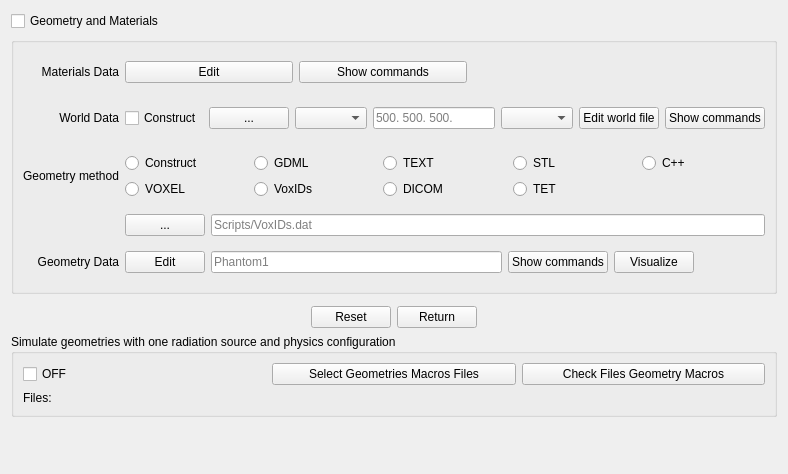
            <widget class="QWidget" name="Geometry">
             <attribute name="title">
              <string>New Geometry</string>
             </attribute>
             <layout class="QFormLayout" name="formLayout_2">
              <item row="0" column="0">
               <widget class="QCheckBox" name="checkBoxFixGeometryCommands">
                <property name="toolTip">
                 <string>&lt;html&gt;&lt;head/&gt;&lt;body&gt;&lt;p&gt;Uncheck to ignor the geometry and materials macros data from the read input file.&lt;/p&gt;&lt;/body&gt;&lt;/html&gt;</string>
                </property>
                <property name="text">
                 <string>Geometry and Materials</string>
                </property>
               </widget>
              </item>
              <item row="1" column="0" colspan="2">
               <widget class="QGroupBox" name="groupBoxGeometry">
                <property name="title">
                 <string/>
                </property>
                <layout class="QGridLayout" name="gridLayout_6">
                 <item row="3" column="0">
                  <widget class="QLabel" name="WorldDimLabel">
                   <property name="text">
                    <string>World Data</string>
                   </property>
                   <property name="alignment">
                    <set>Qt::AlignRight|Qt::AlignTrailing|Qt::AlignVCenter</set>
                   </property>
                  </widget>
                 </item>
                 <item row="7" column="0">
                  <widget class="QLabel" name="label_14">
                   <property name="text">
                    <string>Geometry Data</string>
                   </property>
                   <property name="alignment">
                    <set>Qt::AlignRight|Qt::AlignTrailing|Qt::AlignVCenter</set>
                   </property>
                  </widget>
                 </item>
                 <item row="5" column="1">
                  <widget class="QFrame" name="frame_19">
                   <property name="frameShape">
                    <enum>QFrame::NoFrame</enum>
                   </property>
                   <property name="frameShadow">
                    <enum>QFrame::Raised</enum>
                   </property>
                   <layout class="QHBoxLayout" name="horizontalLayout_20">
                    <property name="spacing">
                     <number>6</number>
                    </property>
                    <property name="leftMargin">
                     <number>0</number>
                    </property>
                    <property name="topMargin">
                     <number>0</number>
                    </property>
                    <property name="rightMargin">
                     <number>0</number>
                    </property>
                    <property name="bottomMargin">
                     <number>0</number>
                    </property>
                    <item>
                     <widget class="QPushButton" name="pushButtonChooseVoxIDsFile">
                      <property name="text">
                       <string>...</string>
                      </property>
                     </widget>
                    </item>
                    <item>
                     <widget class="QLineEdit" name="lineEditVoxIDsFilePath">
                      <property name="toolTip">
                       <string>add region r material IDs file for VoxIDs geometry</string>
                      </property>
                      <property name="placeholderText">
                       <string>Scripts/VoxIDs.dat</string>
                      </property>
                     </widget>
                    </item>
                   </layout>
                  </widget>
                 </item>
                 <item row="1" column="0">
                  <widget class="QLabel" name="MaterialsDataLabel">
                   <property name="text">
                    <string>Materials Data</string>
                   </property>
                   <property name="alignment">
                    <set>Qt::AlignRight|Qt::AlignTrailing|Qt::AlignVCenter</set>
                   </property>
                  </widget>
                 </item>
                 <item row="3" column="1">
                  <widget class="QFrame" name="frame_World">
                   <property name="frameShape">
                    <enum>QFrame::NoFrame</enum>
                   </property>
                   <property name="frameShadow">
                    <enum>QFrame::Raised</enum>
                   </property>
                   <layout class="QHBoxLayout" name="horizontalLayout_3">
                    <property name="leftMargin">
                     <number>0</number>
                    </property>
                    <property name="rightMargin">
                     <number>0</number>
                    </property>
                    <item>
                     <widget class="QCheckBox" name="checkBoxWorldConst">
                      <property name="text">
                       <string>Construct</string>
                      </property>
                     </widget>
                    </item>
                    <item>
                     <widget class="QPushButton" name="pushButtonChoosWorldFile">
                      <property name="text">
                       <string>...</string>
                      </property>
                     </widget>
                    </item>
                    <item>
                     <widget class="QComboBox" name="PhantomWorldMaterialLineEdit">
                      <property name="enabled">
                       <bool>true</bool>
                      </property>
                      <property name="editable">
                       <bool>false</bool>
                      </property>
                     </widget>
                    </item>
                    <item>
                     <widget class="QLineEdit" name="PhantomWorldHalfSizeslineEdit">
                      <property name="placeholderText">
                       <string>500. 500. 500. </string>
                      </property>
                     </widget>
                    </item>
                    <item>
                     <widget class="QComboBox" name="comboBoxWorldSizeUnit"/>
                    </item>
                    <item>
                     <widget class="QPushButton" name="pushButtonEditGeometryFile">
                      <property name="text">
                       <string>Edit world file</string>
                      </property>
                     </widget>
                    </item>
                    <item>
                     <widget class="QPushButton" name="WorldDataShowButtonpushButton">
                      <property name="toolTip">
                       <string>&lt;html&gt;&lt;head/&gt;&lt;body&gt;&lt;p&gt;Show the registered macros of world building data.&lt;/p&gt;&lt;/body&gt;&lt;/html&gt;</string>
                      </property>
                      <property name="text">
                       <string>Show commands</string>
                      </property>
                     </widget>
                    </item>
                   </layout>
                  </widget>
                 </item>
                 <item row="4" column="1">
                  <widget class="QFrame" name="frame_6">
                   <property name="frameShape">
                    <enum>QFrame::NoFrame</enum>
                   </property>
                   <property name="frameShadow">
                    <enum>QFrame::Raised</enum>
                   </property>
                   <layout class="QGridLayout" name="gridLayout_18">
                    <property name="leftMargin">
                     <number>0</number>
                    </property>
                    <property name="rightMargin">
                     <number>0</number>
                    </property>
                    <item row="0" column="4">
                     <widget class="QRadioButton" name="radioButtonCpp">
                      <property name="text">
                       <string>C++</string>
                      </property>
                     </widget>
                    </item>
                    <item row="0" column="3">
                     <widget class="QRadioButton" name="radioButtonSTL">
                      <property name="text">
                       <string>STL</string>
                      </property>
                     </widget>
                    </item>
                    <item row="0" column="0">
                     <widget class="QRadioButton" name="radioButtonConstruct">
                      <property name="text">
                       <string>Construct</string>
                      </property>
                     </widget>
                    </item>
                    <item row="0" column="1">
                     <widget class="QRadioButton" name="radioButtonGDML">
                      <property name="text">
                       <string>GDML</string>
                      </property>
                     </widget>
                    </item>
                    <item row="0" column="2">
                     <widget class="QRadioButton" name="radioButtonTEXT">
                      <property name="text">
                       <string>TEXT</string>
                      </property>
                     </widget>
                    </item>
                    <item row="1" column="1">
                     <widget class="QRadioButton" name="radioButtonVoxIDs">
                      <property name="text">
                       <string>VoxIDs</string>
                      </property>
                     </widget>
                    </item>
                    <item row="1" column="0">
                     <widget class="QRadioButton" name="radioButtonVoxel">
                      <property name="text">
                       <string>VOXEL</string>
                      </property>
                     </widget>
                    </item>
                    <item row="1" column="2">
                     <widget class="QRadioButton" name="radioButtonDICOM">
                      <property name="text">
                       <string>DICOM</string>
                      </property>
                     </widget>
                    </item>
                    <item row="1" column="3">
                     <widget class="QRadioButton" name="radioButtonTET">
                      <property name="text">
                       <string>TET</string>
                      </property>
                     </widget>
                    </item>
                   </layout>
                  </widget>
                 </item>
                 <item row="7" column="1">
                  <widget class="QFrame" name="frame_GDML">
                   <property name="frameShape">
                    <enum>QFrame::NoFrame</enum>
                   </property>
                   <property name="frameShadow">
                    <enum>QFrame::Raised</enum>
                   </property>
                   <layout class="QHBoxLayout" name="horizontalLayout_8">
                    <property name="leftMargin">
                     <number>0</number>
                    </property>
                    <property name="rightMargin">
                     <number>71</number>
                    </property>
                    <item>
                     <widget class="QPushButton" name="EditGeometyDataBtn">
                      <property name="toolTip">
                       <string>&lt;html&gt;&lt;head/&gt;&lt;body&gt;&lt;p&gt;Open the geometry frame to add, remove, and edit the geometrical data using the GUI and commands. All the data will be shown in commands. You should edit the commands in the input tab and save the macro commands.&lt;/p&gt;&lt;/body&gt;&lt;/html&gt;</string>
                      </property>
                      <property name="text">
                       <string>Edit</string>
                      </property>
                     </widget>
                    </item>
                    <item>
                     <widget class="QLineEdit" name="lineEditGeometrySymbole">
                      <property name="toolTip">
                       <string>&lt;html&gt;&lt;head/&gt;&lt;body&gt;&lt;p&gt;The geometry symbol is used to characterize the results in the result file. Note that the result is localized by geometry symbol, radionuclide or particle, quantity, source region, target region (and energy for particle).&lt;/p&gt;&lt;/body&gt;&lt;/html&gt;</string>
                      </property>
                      <property name="placeholderText">
                       <string>Phantom1</string>
                      </property>
                     </widget>
                    </item>
                    <item>
                     <widget class="QPushButton" name="GeometryDataShowButton">
                      <property name="toolTip">
                       <string>&lt;html&gt;&lt;head/&gt;&lt;body&gt;&lt;p&gt;Show the registered macros of geometry data.&lt;/p&gt;&lt;/body&gt;&lt;/html&gt;</string>
                      </property>
                      <property name="text">
                       <string>Show commands</string>
                      </property>
                     </widget>
                    </item>
                    <item>
                     <widget class="QPushButton" name="ViewGeometyDataBtn">
                      <property name="toolTip">
                       <string>&lt;html&gt;&lt;head/&gt;&lt;body&gt;&lt;p&gt;Run DoseCalcs for the created geometry visualization using the Qt driver.&lt;/p&gt;&lt;/body&gt;&lt;/html&gt;</string>
                      </property>
                      <property name="text">
                       <string>Visualize</string>
                      </property>
                     </widget>
                    </item>
                   </layout>
                  </widget>
                 </item>
                 <item row="4" column="0">
                  <widget class="QLabel" name="labelGeomtryType">
                   <property name="lineWidth">
                    <number>1</number>
                   </property>
                   <property name="text">
                    <string>Geometry method</string>
                   </property>
                   <property name="alignment">
                    <set>Qt::AlignRight|Qt::AlignTrailing|Qt::AlignVCenter</set>
                   </property>
                  </widget>
                 </item>
                 <item row="1" column="1">
                  <widget class="QFrame" name="frame_materials">
                   <property name="frameShape">
                    <enum>QFrame::NoFrame</enum>
                   </property>
                   <property name="frameShadow">
                    <enum>QFrame::Raised</enum>
                   </property>
                   <layout class="QHBoxLayout" name="horizontalLayout_12">
                    <property name="leftMargin">
                     <number>0</number>
                    </property>
                    <property name="rightMargin">
                     <number>298</number>
                    </property>
                    <item>
                     <widget class="QPushButton" name="MaterialsDataEditButton">
                      <property name="toolTip">
                       <string>&lt;html&gt;&lt;head/&gt;&lt;body&gt;&lt;p&gt;Open the material frame to add, remove, and edit the materials data using the GUI and commands. All the data will be shown in commands. You should edit the commands in the input tab and save the macro commands.&lt;/p&gt;&lt;/body&gt;&lt;/html&gt;</string>
                      </property>
                      <property name="text">
                       <string>Edit</string>
                      </property>
                     </widget>
                    </item>
                    <item>
                     <widget class="QPushButton" name="MaterialsDataShowButton">
                      <property name="toolTip">
                       <string>&lt;html&gt;&lt;head/&gt;&lt;body&gt;&lt;p&gt;Show the registered macros of material data.&lt;/p&gt;&lt;/body&gt;&lt;/html&gt;</string>
                      </property>
                      <property name="text">
                       <string>Show commands</string>
                      </property>
                     </widget>
                    </item>
                   </layout>
                  </widget>
                 </item>
                </layout>
               </widget>
              </item>
              <item row="3" column="0" colspan="2">
               <widget class="QFrame" name="fraHelpGUIInput">
                <property name="frameShape">
                 <enum>QFrame::NoFrame</enum>
                </property>
                <property name="frameShadow">
                 <enum>QFrame::Raised</enum>
                </property>
               </widget>
              </item>
              <item row="4" column="0" colspan="2">
               <widget class="QFrame" name="frame_4">
                <property name="frameShape">
                 <enum>QFrame::NoFrame</enum>
                </property>
                <property name="frameShadow">
                 <enum>QFrame::Raised</enum>
                </property>
                <layout class="QHBoxLayout" name="horizontalLayout_9">
                 <property name="leftMargin">
                  <number>300</number>
                 </property>
                 <property name="topMargin">
                  <number>0</number>
                 </property>
                 <property name="rightMargin">
                  <number>300</number>
                 </property>
                 <property name="bottomMargin">
                  <number>0</number>
                 </property>
                 <item>
                  <widget class="QPushButton" name="PhantomBtnReset">
                   <property name="text">
                    <string>Reset</string>
                   </property>
                  </widget>
                 </item>
                 <item>
                  <widget class="QPushButton" name="BtnPhantomReturn">
                   <property name="text">
                    <string>Return</string>
                   </property>
                  </widget>
                 </item>
                </layout>
               </widget>
              </item>
              <item row="5" column="0" colspan="2">
               <widget class="QGroupBox" name="groupBox_4">
                <property name="title">
                 <string>Simulate geometries with one radiation source and physics configuration</string>
                </property>
                <layout class="QGridLayout" name="gridLayout_12">
                 <item row="0" column="0">
                  <widget class="QCheckBox" name="checkBoxSimulateGeometriesWitOneSource">
                   <property name="text">
                    <string>OFF</string>
                   </property>
                  </widget>
                 </item>
                 <item row="0" column="2">
                  <widget class="QPushButton" name="pushButtonCheckMatGeoCommandsOfFiles">
                   <property name="text">
                    <string>Check Files Geometry Macros</string>
                   </property>
                  </widget>
                 </item>
                 <item row="1" column="0" colspan="3">
                  <widget class="QLabel" name="LabelRededMacrosFiles">
                   <property name="text">
                    <string>Files:</string>
                   </property>
                  </widget>
                 </item>
                 <item row="0" column="1">
                  <widget class="QPushButton" name="pushButtonAddGeometryMacros">
                   <property name="text">
                    <string>Select Geometries Macros Files</string>
                   </property>
                  </widget>
                 </item>
                </layout>
               </widget>
              </item>
              <item row="7" column="0" colspan="2">
               <spacer name="verticalSpacer_4">
                <property name="orientation">
                 <enum>Qt::Vertical</enum>
                </property>
                <property name="sizeHint" stdset="0">
                 <size>
                  <width>20</width>
                  <height>40</height>
                 </size>
                </property>
               </spacer>
              </item>
             </layout>
            </widget>
